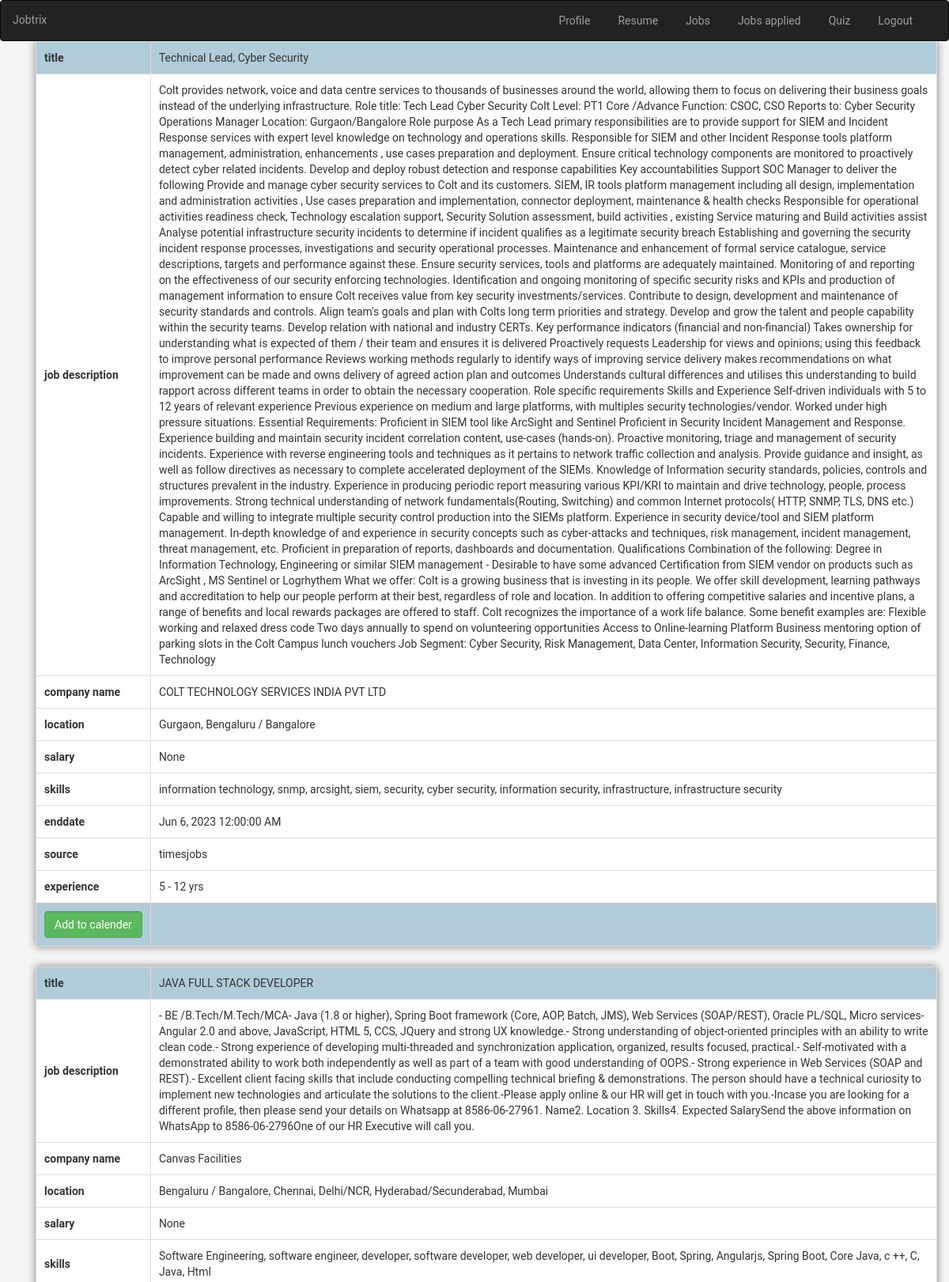
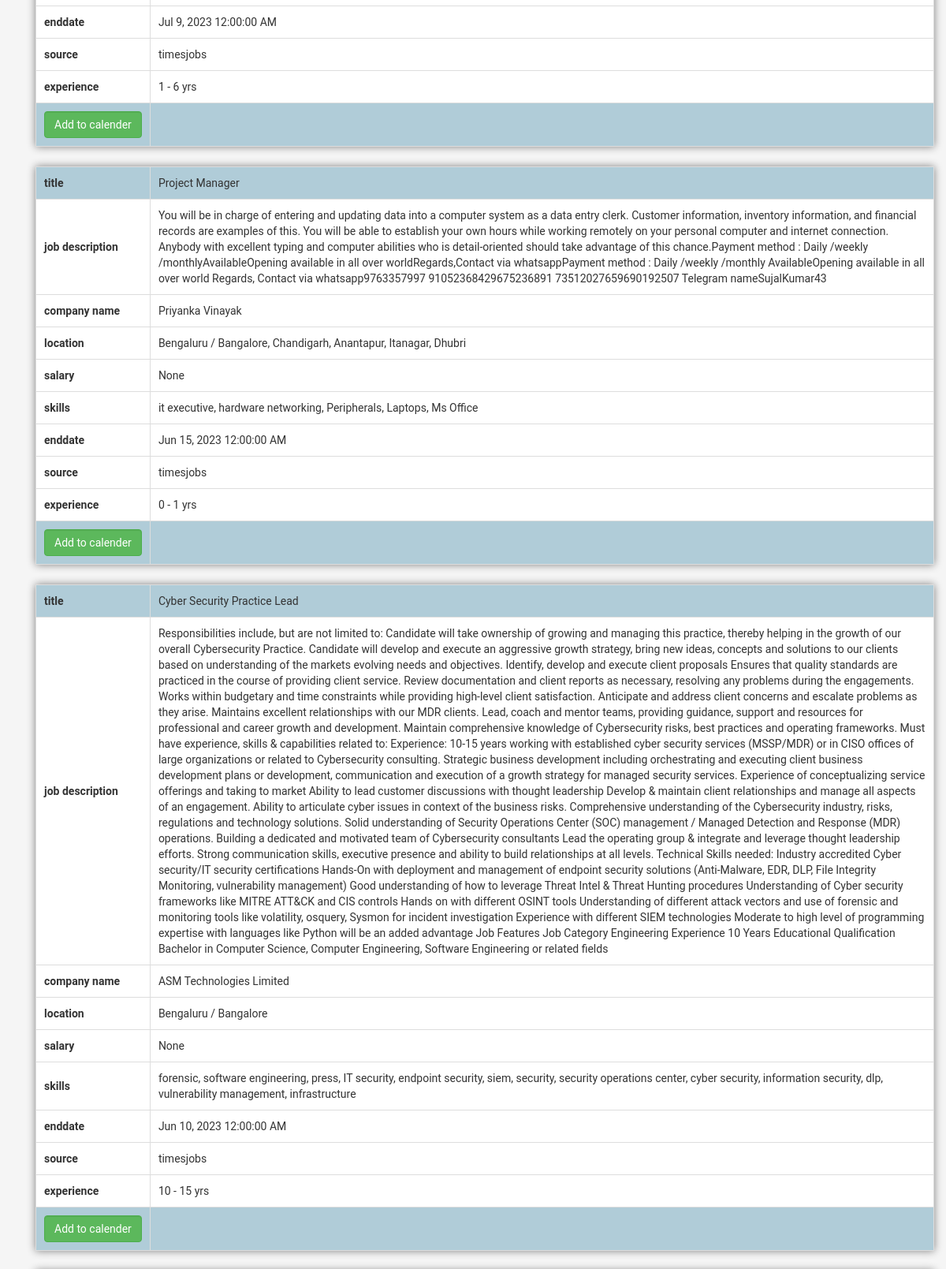
Screenshot of /appliedjobs (upper part) with the database file from the repository (2 pictures, top to bottom).
### tables this page shows
CREATE TABLE jobs(title TEXT, applylink TEXT, jobdescription TEXT, companyname TEXT, location TEXT, salary TEXT, skills TEXT, enddate TEXT, source TEXT, experience TEXT, gmail TEXT);

### app.py (the view)
@app.route('/appliedjobs')
def appliedjobs():
    f = open('session.txt', 'r')
    email = f.read()
    f.close()
    connection = sqlite3.connect('job_recommend.db')
    cursor = connection.cursor()
    cursor.execute("select * from jobs where gmail = '"+email+"'")
    joblist = cursor.fetchall()
    heading = ['title', 'apply link', 'job description', 'company name', 'location', 'salary', 'skills', 'enddate', 'source', 'experience']
    return render_template('appliedjobs.html', joblist=joblist, heading=heading)

### templates/appliedjobs.html (shortened to what this page needs)
{% extends "layout_recommend.html" %}
{% block content %}
{% if joblist %}
      <div class="container">
            {% for job in joblist %}
                <table style="box-shadow: 0px 0px 10px 0px grey; background-color: rgb(176, 204, 216);">
                    <tr>
                        <th style="background-color: rgb(176, 204, 216);">{{ heading[0] }}</th> <td style="background-color: rgb(176, 204, 216);">{{job[0]}}</td>
                    </tr>
                    {% for i in range(2, 10) %}
                    <tr>
                        <th>{{ heading[i] }}</th> <td>{{job[i]}}</td>
                    </tr>
                    {% endfor %}
                    <tr>
                        {% set In = joblist.index(job) %}
                        <td  style="background-color: rgb(176, 204, 216);"><a href="https://calendar.google.com/calendar/u/0/r" class="form-control btn btn-success" target="_blank">Add to calender</a></td>
                    </tr>
                </table>
            {% endfor %}
      </div>
{% else %}
    <h2 style="font-family: system-ui, -apple-system, BlinkMacSystemFont, 'Segoe UI';">Your Job feed is empty! Get applying :]</h2>
{% endif %}
{% endblock %}

### static/css/index.css (style rules this page uses)
html { font-family: 'Roboto'; -ms-text-size-adjust: 100%; -webkit-text-size-adjust: 100%; }
body { background: whitesmoke !important; background-repeat: no-repeat; background-size: 100% 100vh; background-attachment: fixed; margin: 0; font-family: 'Roboto', sans-serif; }
a { color: #3e03ef; text-decoration: none; }

### static/css/main.css (style rules this page uses)
body { background-color: whitesmoke; background-repeat: no-repeat; background-size: 100% 100vh; background-attachment: fixed; }

### static/css/demo_main.css (style rules this page uses)
body { height: 100vh; }
td { padding: .5rem; }
table { width: 100%; margin-bottom: 25px; }

### templates/layout_recommend.html (style rules this page uses)
* { box-sizing: border-box }
body { font-family: 'Roboto', sans-serif; margin:0 }
body { background: whitesmoke; background-repeat: no-repeat; background-size: 100% 100vh; background-attachment: fixed; }

### templates/appliedjobs.html (style rules this page uses)
table, tr, th, td { border: 1px solid #ddd; border-collapse: collapse; padding: 10px; background-color: white; }

### rows the page displays
jobs: heading "title", title "Technical Lead, Cyber Security", heading "job description" "company name" "location" "salary" "skills" "enddate" "source" "experience", jobdescription "Colt provides network, voice and data centre services to thousands of businesses around the world, allowing them to focus on delivering their business goals instead of the underlying infrastructure. Role title: Tech Lead Cyber Security Colt Level: PT1 Core /Advance Function: CSOC, CSO Reports to: Cyber Security Operations Manager Location: Gurgaon/Bangalore Role purpose As a Tech Lead primary responsibilities are to provide support for SIEM and Incident Response services with expert level knowledge on technology and operations skills. Responsible for SIEM and other Incident Response tools platform management, administration, enhancements , use cases preparation and deployment. Ensure…" "COLT TECHNOLOGY SERVICES INDIA PVT LTD" "Gurgaon, Bengaluru / Bangalore" "None" "information technology, snmp, arcsight, siem, security, cyber security, information security, infrastructure, infrastructure security" "Jun 6, 2023 12:00:00 AM" "timesjobs" "5 - 12 yrs"
jobs: heading "title", title "JAVA FULL STACK DEVELOPER", heading "job description" "company name" "location" "salary" "skills" "enddate" "source" "experience", jobdescription "- BE /B.Tech/M.Tech/MCA- Java (1.8 or higher), Spring Boot framework (Core, AOP, Batch, JMS), Web Services (SOAP/REST), Oracle PL/SQL, Micro services- Angular 2.0 and above, JavaScript, HTML 5, CCS, JQuery and strong UX knowledge.- Strong understanding of object-oriented principles with an ability to write clean code.- Strong experience of developing multi-threaded and synchronization application, organized, results focused, practical.- Self-motivated with a demonstrated ability to work both independently as well as part of a team with good understanding of OOPS.- Strong experience in Web Services (SOAP and REST).- Excellent client facing skills that include conducting compelling technical…" "Canvas Facilities" "Bengaluru / Bangalore, Chennai, Delhi/NCR, Hyderabad/Secunderabad, Mumbai" "None" "Software Engineering, software engineer, developer, software developer, web developer, ui developer, Boot, Spring, Angularjs, Spring Boot, Core Java, c ++, C, Java, Html" "Jul 9, 2023 12:00:00 AM" "timesjobs" "1 - 6 yrs"
jobs: heading "title", title "Project Manager", heading "job description" "company name" "location" "salary" "skills" "enddate" "source" "experience", jobdescription "You will be in charge of entering and updating data into a computer system as a data entry clerk. Customer information, inventory information, and financial records are examples of this. You will be able to establish your own hours while working remotely on your personal computer and internet connection. Anybody with excellent typing and computer abilities who is detail-oriented should take advantage of this chance.Payment method : Daily /weekly /monthlyAvailableOpening available in all over worldRegards,Contact via whatsappPayment method : Daily /weekly /monthly AvailableOpening available in all over world Regards, Contact via whatsapp9763357997 91052368429675236891 73512027659690192507…" "Priyanka Vinayak" "Bengaluru / Bangalore, Chandigarh, Anantapur, Itanagar, Dhubri" "None" "it executive, hardware networking, Peripherals, Laptops, Ms Office" "Jun 15, 2023 12:00:00 AM" "timesjobs" "0 - 1 yrs"
jobs: heading "title", title "Cyber Security Practice Lead", heading "job description" "company name" "location" "salary" "skills" "enddate" "source" "experience", jobdescription "Responsibilities include, but are not limited to: Candidate will take ownership of growing and managing this practice, thereby helping in the growth of our overall Cybersecurity Practice. Candidate will develop and execute an aggressive growth strategy, bring new ideas, concepts and solutions to our clients based on understanding of the markets evolving needs and objectives. Identify, develop and execute client proposals Ensures that quality standards are practiced in the course of providing client service. Review documentation and client reports as necessary, resolving any problems during the engagements. Works within budgetary and time constraints while providing high-level client…" "ASM Technologies Limited" "Bengaluru / Bangalore" "None" "forensic, software engineering, press, IT security, endpoint security, siem, security, security operations center, cyber security, information security, dlp, vulnerability management, infrastructure" "Jun 10, 2023 12:00:00 AM" "timesjobs" "10 - 15 yrs"
